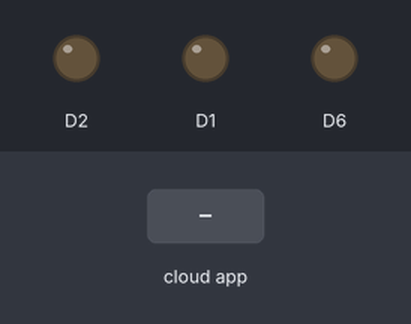
The sketch below on a simulated ESP8266 (NodeMCU). Parts: output pins drawn as LEDs (lit = HIGH). The test bench sets the inputs (shaded band). WiFi joins after 1.5 s; servers stay silent unless stated; the Firebase database answers and starts empty; what the sketch prints to the serial monitor is not drawn.

Above: at 2.7 s.
2.8 s: the phone or cloud app sets IsOpen to 1
At 4.0 s:
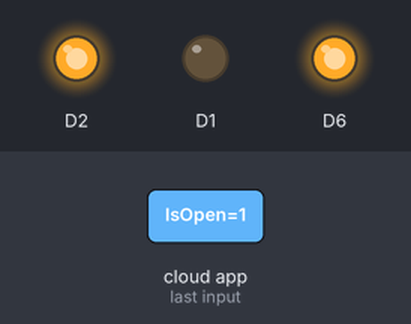
4.3 s: the phone or cloud app sets IsOpen to 0
At 5.5 s:
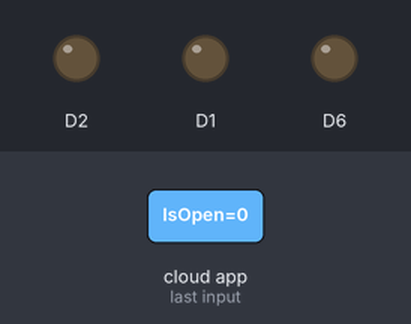
Timing chart, 0 to 7.3 s (numbered marks = the images above; inputs shaded):
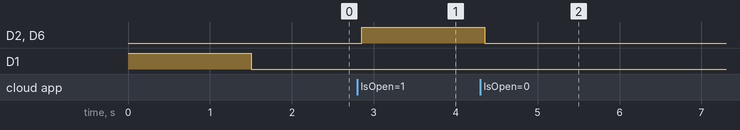

The sketch:

LockRon.ino
```cpp
#include <ESP8266WiFi.h>
#include <FirebaseArduino.h>

// Set these to run example.
#define FIREBASE_HOST "pastem-3f318.firebaseio.com"
#define FIREBASE_AUTH "y1hp8pwUIdJMPC2McFGqcfGmLwy8UFarY3WsWSz7"
#define WIFI_SSID "Ragulg"
#define WIFI_PASSWORD "RAGUL@942412649v"

bool opened;
bool lastVal;
void setup() {
  pinMode(D1, OUTPUT);
  pinMode(D2, OUTPUT);
  pinMode(D6, OUTPUT);

  digitalWrite(D1, HIGH);
  Serial.begin(115200);

  // connect to wifi.
  WiFi.begin(WIFI_SSID, WIFI_PASSWORD);
  Serial.print("connecting");
  while (WiFi.status() != WL_CONNECTED) {
    Serial.print(".");
    delay(500);
  }
  Serial.println();
  Serial.print("connected: ");
  Serial.println(WiFi.localIP());

  Firebase.begin(FIREBASE_HOST, FIREBASE_AUTH);

  digitalWrite(D1, LOW);
}


void loop() {

  opened = Firebase.getBool("Cabinet/CabinetId/lockers/lockerId/IsOpen");
  if (lastVal != opened) {
    lastVal = opened;
    if (opened) {
      digitalWrite(D2, HIGH);
      digitalWrite(D6, HIGH);

    } else {
      digitalWrite(D2, LOW);
      digitalWrite(D6 , LOW);
    }
    Serial.println(opened);
  }
}
```

Measured:
- after the input at 2.8 s, D2, D6: LOW → HIGH after 0.05 s
- after the input at 4.3 s, D2, D6: HIGH → LOW after 0.06 s
